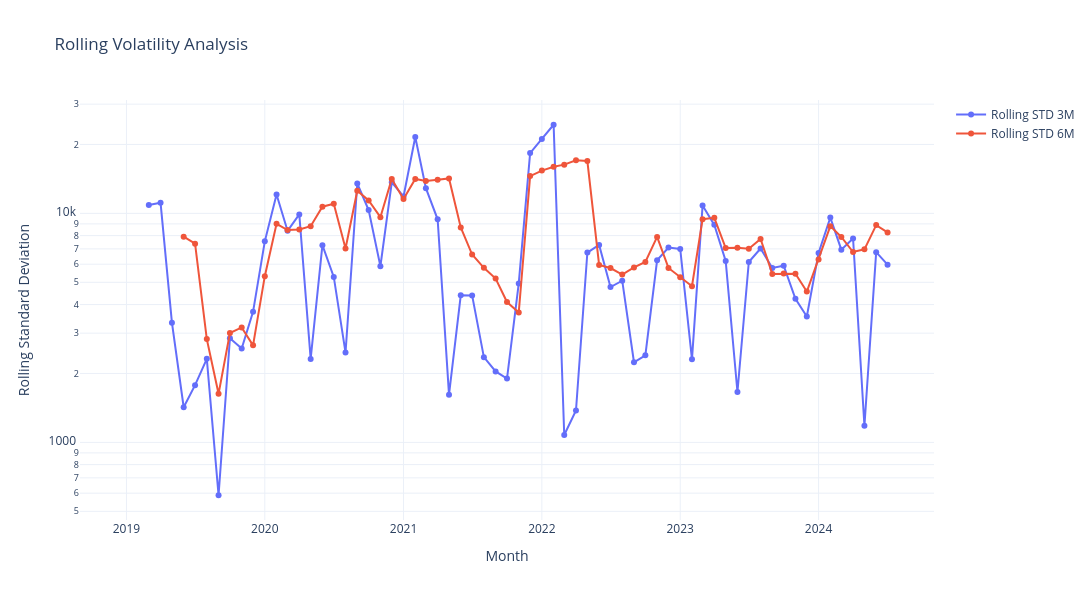

Here is the notebook cell this chart was saved with:
### Markdown cell above
> 2020:
- Early 2020: reach a bottom in both raw series and rollig 3m and 6m => market-wide shock not only random fluctuate
- Late 2020-2021: Strong bull run => rolling 3m rise rapidly, rolling 6m rise but lag, raw spike continuously  => strong momentum => 3m > 6m => trend short_term > trend long_term
- 2022-2024: decline => demand wealening, tightening policy, crisis (3 red lines policy, debt crackdown...) => New regime

### Code cell
target = 'amount_new_house_transactions'

df = new_trans.copy()

# Time format
df['month'] = pd.to_datetime(df['month'])

# Monthly mean
monthly = (
    df.groupby('month')[target]
    .mean()
    .reset_index()
)

# Rolling volatility
monthly['rolling_std_3m'] = (
    monthly[target]
    .rolling(window=3)
    .std()
)

monthly['rolling_std_6m'] = (
    monthly[target]
    .rolling(window=6)
    .std()
)

# Plot
fig = go.Figure()

# Raw volatility 3m
fig.add_trace(
    go.Scatter(
        x=monthly['month'],
        y=monthly['rolling_std_3m'],
        mode='lines+markers',
        name='Rolling STD 3M'
    )
)

# Raw volatility 6m
fig.add_trace(
    go.Scatter(
        x=monthly['month'],
        y=monthly['rolling_std_6m'],
        mode='lines+markers',
        name='Rolling STD 6M'
    )
)

# Layout
fig.update_layout(
    title='Rolling Volatility Analysis',
    xaxis_title='Month',
    yaxis_title='Rolling Standard Deviation',
    template='plotly_white',
    height=600,
    width=1100,
    hovermode='x unified'
)
fig.update_yaxes(type='log')
fig.show()
